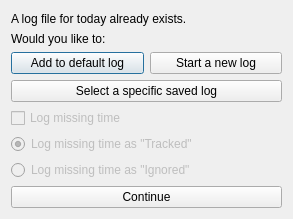
<?xml version="1.0" encoding="UTF-8"?>
<ui version="4.0">
 <class>LoadFileDialog</class>
 <widget class="QDialog" name="LoadFileDialog">
  <property name="geometry">
   <rect>
    <x>0</x>
    <y>0</y>
    <width>293</width>
    <height>219</height>
   </rect>
  </property>
  <property name="sizePolicy">
   <sizepolicy hsizetype="Minimum" vsizetype="Minimum">
    <horstretch>0</horstretch>
    <verstretch>0</verstretch>
   </sizepolicy>
  </property>
  <property name="windowTitle">
   <string>Log file detected</string>
  </property>
  <layout class="QVBoxLayout" name="verticalLayout">
   <item>
    <widget class="QLabel" name="label">
     <property name="sizePolicy">
      <sizepolicy hsizetype="Minimum" vsizetype="Minimum">
       <horstretch>0</horstretch>
       <verstretch>0</verstretch>
      </sizepolicy>
     </property>
     <property name="text">
      <string>A log file for today already exists.</string>
     </property>
    </widget>
   </item>
   <item>
    <widget class="QLabel" name="label_2">
     <property name="text">
      <string>Would you like to:</string>
     </property>
    </widget>
   </item>
   <item>
    <layout class="QHBoxLayout" name="horizontalLayout">
     <property name="sizeConstraint">
      <enum>QLayout::SetMinimumSize</enum>
     </property>
     <item>
      <widget class="QPushButton" name="addToExistingButton">
       <property name="text">
        <string>Add to default log</string>
       </property>
      </widget>
     </item>
     <item>
      <widget class="QPushButton" name="startNewButton">
       <property name="text">
        <string>Start a new log</string>
       </property>
      </widget>
     </item>
    </layout>
   </item>
   <item>
    <widget class="QPushButton" name="browseForFileName">
     <property name="text">
      <string>Select a specific saved log</string>
     </property>
    </widget>
   </item>
   <item>
    <widget class="QCheckBox" name="logTimeCheckBox">
     <property name="enabled">
      <bool>false</bool>
     </property>
     <property name="text">
      <string>Log missing time</string>
     </property>
    </widget>
   </item>
   <item>
    <widget class="QRadioButton" name="trackMissingTimeRadio">
     <property name="enabled">
      <bool>false</bool>
     </property>
     <property name="text">
      <string>Log missing time as &quot;Tracked&quot;</string>
     </property>
     <property name="checked">
      <bool>true</bool>
     </property>
    </widget>
   </item>
   <item>
    <widget class="QRadioButton" name="logTimeAsIgnoredRadio">
     <property name="enabled">
      <bool>false</bool>
     </property>
     <property name="text">
      <string>Log missing time as &quot;Ignored&quot;</string>
     </property>
    </widget>
   </item>
   <item>
    <widget class="QPushButton" name="continueButton">
     <property name="text">
      <string>Continue</string>
     </property>
    </widget>
   </item>
  </layout>
 </widget>
 <resources/>
 <connections/>
</ui>
